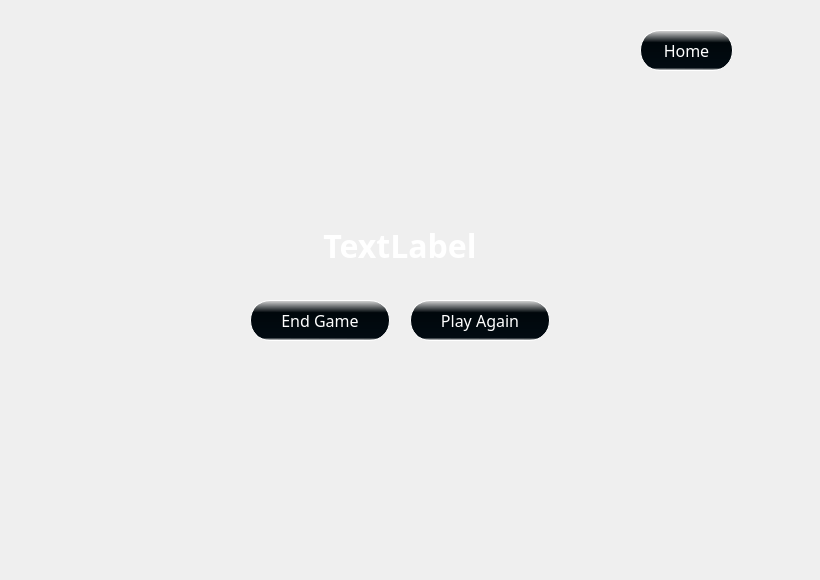
    <widget class="QWidget" name="page_4">
     <widget class="QLabel" name="BackgroundLabel_4">
      <property name="geometry">
       <rect>
        <x>-30</x>
        <y>0</y>
        <width>811</width>
        <height>571</height>
       </rect>
      </property>
      <property name="styleSheet">
       <string notr="true">background-image:  url(:/image/celebrate.jpg)</string>
      </property>
      <property name="text">
       <string/>
      </property>
     </widget>
     <widget class="QLabel" name="comment_4">
      <property name="geometry">
       <rect>
        <x>220</x>
        <y>200</y>
        <width>360</width>
        <height>90</height>
       </rect>
      </property>
      <property name="font">
       <font>
        <family>Cooper Black</family>
        <pointsize>24</pointsize>
        <bold>true</bold>
       </font>
      </property>
      <property name="styleSheet">
       <string notr="true">QLabel{
	color: white;
}</string>
      </property>
      <property name="text">
       <string>TextLabel</string>
      </property>
      <property name="alignment">
       <set>Qt::AlignCenter</set>
      </property>
     </widget>
     <widget class="QPushButton" name="HomeButton2">
      <property name="geometry">
       <rect>
        <x>640</x>
        <y>30</y>
        <width>93</width>
        <height>41</height>
       </rect>
      </property>
      <property name="font">
       <font>
        <family>Cooper Black</family>
        <pointsize>12</pointsize>
       </font>
      </property>
      <property name="styleSheet">
       <string notr="true">QPushButton{
	color: white;
	background-color:qlineargradient(spread:reflect, x1:1, y1:0, x2:0.995, y2:1, stop:0 rgba(218, 218, 218, 255), stop:0.305419 rgba(0, 7, 11, 255), stop:0.935961 rgba(2, 11, 18, 255), stop:1 rgba(240, 240, 240, 255));
	border: 1px solid white;
	border-radius: 20px;
}</string>
      </property>
      <property name="text">
       <string>Home</string>
      </property>
     </widget>
     <widget class="QPushButton" name="PlayAgainButton">
      <property name="geometry">
       <rect>
        <x>410</x>
        <y>300</y>
        <width>140</width>
        <height>41</height>
       </rect>
      </property>
      <property name="font">
       <font>
        <family>Cooper Black</family>
        <pointsize>12</pointsize>
       </font>
      </property>
      <property name="styleSheet">
       <string notr="true">QPushButton{
	color: white;
	background-color:qlineargradient(spread:reflect, x1:1, y1:0, x2:0.995, y2:1, stop:0 rgba(218, 218, 218, 255), stop:0.305419 rgba(0, 7, 11, 255), stop:0.935961 rgba(2, 11, 18, 255), stop:1 rgba(240, 240, 240, 255));
	border: 1px solid white;
	border-radius: 20px;
}</string>
      </property>
      <property name="text">
       <string>Play Again</string>
      </property>
     </widget>
     <widget class="QPushButton" name="EndGameButton">
      <property name="geometry">
       <rect>
        <x>250</x>
        <y>300</y>
        <width>140</width>
        <height>41</height>
       </rect>
      </property>
      <property name="font">
       <font>
        <family>Cooper Black</family>
        <pointsize>12</pointsize>
       </font>
      </property>
      <property name="styleSheet">
       <string notr="true">QPushButton{
	color: white;
	background-color:qlineargradient(spread:reflect, x1:1, y1:0, x2:0.995, y2:1, stop:0 rgba(218, 218, 218, 255), stop:0.305419 rgba(0, 7, 11, 255), stop:0.935961 rgba(2, 11, 18, 255), stop:1 rgba(240, 240, 240, 255));
	border: 1px solid white;
	border-radius: 20px;
}</string>
      </property>
      <property name="text">
       <string>End Game</string>
      </property>
     </widget>
    </widget>
